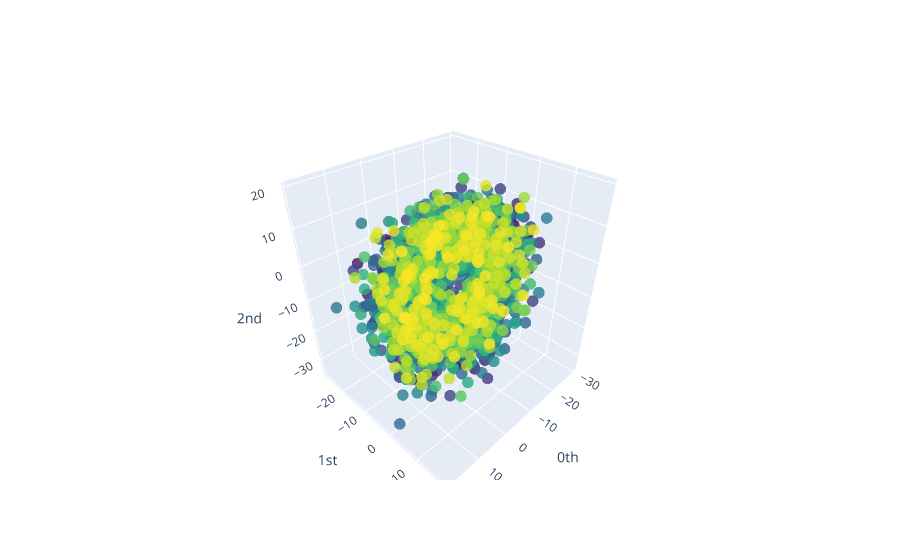

Write notebook code for a chart like this one.
### Code cell
embedding_dimension_nonperiodic = 3
embedding_time_delay_nonperiodic = 269
stride = 10

embedder_nonperiodic = SingleTakensEmbedding(
    parameters_type="fixed",
    n_jobs=2,
    time_delay=embedding_time_delay_nonperiodic,
    dimension=embedding_dimension_nonperiodic,
    stride=stride,
)

y_nonperiodic_embedded = embedder_nonperiodic.fit_transform(y)

plot_point_cloud(y_nonperiodic_embedded)

### Figure 1 — Plotly figure (JSON) as saved in the notebook; plotly's stock layout.template omitted (floating-point values rounded to 4 significant figures; data arrays with more than 128 entries replaced by an {"elided": "..."} marker saying what was removed)
{"data": [{"marker": {"color": {"elided": "2064 int values"}, "colorscale": [[0, "#440154"], [0.1111, "#482878"], [0.2222, "#3e4989"], [0.3333, "#31688e"], [0.4444, "#26828e"], [0.5556, "#1f9e89"], [0.6667, "#35b779"], [0.7778, "#6ece58"], [0.8889, "#b5de2b"], [1, "#fde725"]], "opacity": 0.8, "size": 4}, "mode": "markers", "type": "scatter3d", "x": {"elided": "2064 float values"}, "y": {"elided": "2064 float values"}, "z": {"elided": "2064 float values"}}], "layout": {"scene": {"xaxis": {"exponentformat": "e", "showexponent": "all", "title": {"text": "0th"}, "type": "linear"}, "yaxis": {"exponentformat": "e", "showexponent": "all", "title": {"text": "1st"}, "type": "linear"}, "zaxis": {"exponentformat": "e", "showexponent": "all", "title": {"text": "2nd"}, "type": "linear"}}}}
